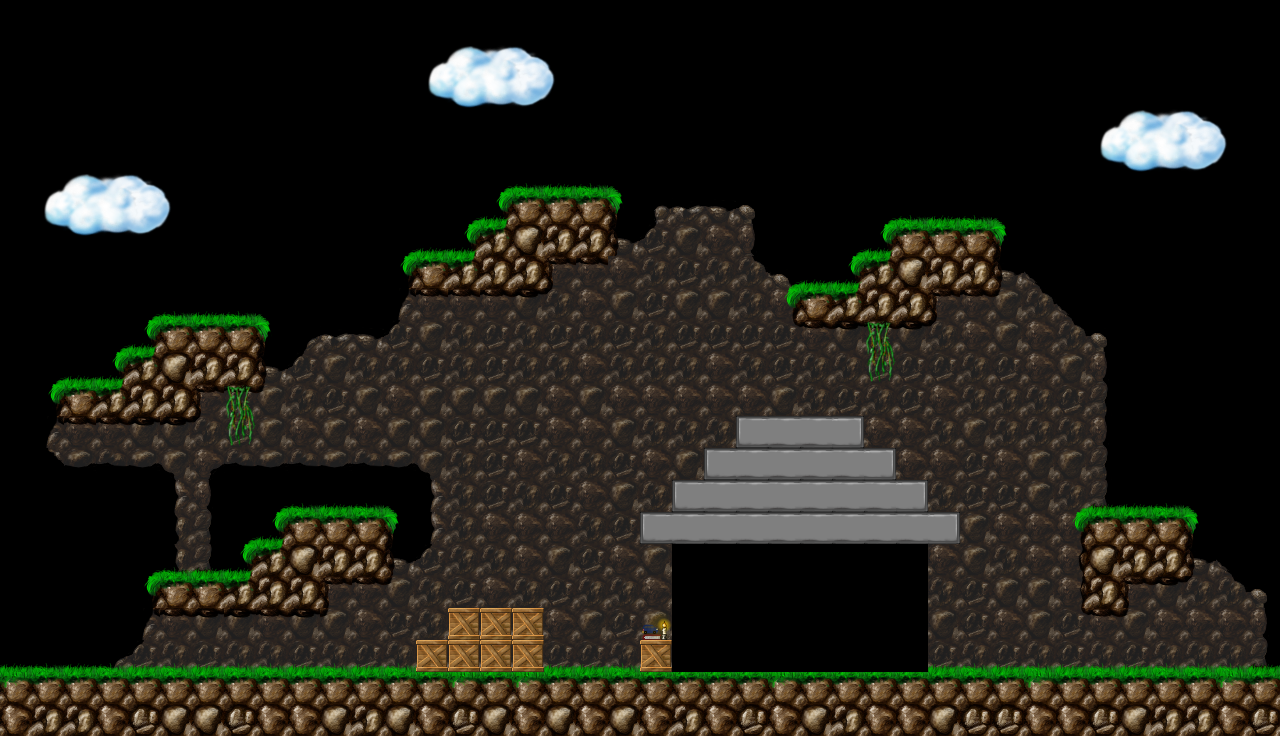

This is a level from a 2D game, rendered from its Tiled map with the project's own tilesets. A one-line summary and the complete map file follow:
An orthogonal 40x23 tile map with 32x32 px tiles, 1 tile layer (Tile Layer 1).

<map version="1.2" tiledversion="1.2.0" orientation="orthogonal" renderorder="right-down" width="40" height="23" tilewidth="32" tileheight="32" infinite="0" nextlayerid="2" nextobjectid="1">
 <tileset firstgid="1" source="tilemap.tsx" />
 <layer id="1" name="Tile Layer 1" width="40" height="23">
  <data encoding="csv">
0,0,0,0,0,0,0,0,0,0,0,0,0,0,0,0,0,0,0,0,0,0,0,0,0,0,0,0,0,0,0,0,0,0,0,0,0,0,0,0,
0,0,0,0,0,0,0,0,0,0,0,0,0,1269,1270,1271,1272,1273,0,0,0,0,0,0,0,0,0,0,0,0,0,0,0,0,0,0,0,0,0,0,
0,0,0,0,0,0,0,0,0,0,0,0,0,1333,3342,3343,3344,1337,0,0,0,0,0,0,0,0,0,0,0,0,0,0,0,0,0,0,0,0,0,0,
0,0,0,0,0,0,0,0,0,0,0,0,0,1397,1398,1399,1400,1401,0,0,0,0,0,0,0,0,0,0,0,0,0,0,0,0,1269,1270,1271,1272,1273,0,
0,0,0,0,0,0,0,0,0,0,0,0,0,0,0,0,0,0,0,0,0,0,0,0,0,0,0,0,0,0,0,0,0,0,1333,3342,3343,3344,1337,0,
0,1269,1270,1271,1272,1273,0,0,0,0,0,0,0,0,0,1558,1559,1560,1559,1561,0,0,0,0,0,0,0,0,0,0,0,0,0,0,1397,1398,1399,1400,1401,0,
0,1333,3342,3343,3344,1337,0,0,0,0,0,0,0,0,1558,1683,3428,3428,3428,1625,1298,1299,1300,1301,0,0,0,1558,1559,1560,1559,1561,0,0,0,0,0,0,0,0,
0,1397,1398,1399,1400,1401,0,0,0,0,0,0,1558,1560,1683,3364,3492,3555,3555,1425,1367,1364,1363,1365,0,0,1558,1683,3428,3428,3428,1625,0,0,0,0,0,0,0,0,
0,0,0,0,0,0,0,0,0,0,0,0,1622,3428,3364,3555,3555,1746,1879,1363,1427,1428,1427,1366,1813,1560,1683,3364,3492,3555,3555,1425,1431,0,0,0,0,0,0,0,
0,0,0,0,1558,1559,1560,1559,1561,0,0,0,1235,1879,1879,1879,1880,1881,1363,1364,1428,1364,1364,1427,1620,3428,3364,3555,3555,1746,1879,1681,1366,1431,0,0,0,0,0,0,
0,0,0,1558,1683,3428,3428,3428,1625,1430,1299,1300,1367,1364,1427,1428,1427,1428,1427,1428,1427,1428,1428,1428,1878,1879,1880,1432,1880,1881,1363,1364,1363,1366,1301,0,0,0,0,0,
0,1558,1560,1683,3364,3492,3555,3555,1425,1367,1364,1427,1427,1428,1427,1428,1427,1427,1363,1427,1427,1427,1363,1427,1428,1427,1427,1496,1428,1428,1427,1428,1363,1364,1365,0,0,0,0,0,
0,1622,3428,3364,3555,3555,1746,1432,1681,1427,1428,1364,1363,1364,1364,1364,1364,1363,1364,1363,1363,1363,1363,1363,1364,1427,1428,1427,1428,1363,1427,1427,1427,1428,1429,0,0,0,0,0,
0,1235,1879,1879,1880,1880,1881,1496,1364,1363,1364,1363,1364,1364,1428,1428,1428,1363,1363,1364,1427,1427,1427,3613,3614,3614,3615,1363,1363,1427,1364,1427,1427,1427,1365,0,0,0,0,0,
0,1494,1492,1491,1492,1303,1302,1491,1492,1491,1492,1491,1492,1303,1427,1428,1363,1427,1427,1428,1363,1364,3613,3614,3614,3614,3614,3615,1363,1363,1428,1363,1364,1364,1429,0,0,0,0,0,
0,0,0,0,0,1362,1365,0,1558,1559,1560,1559,1561,1362,1427,1428,1427,1428,1363,1364,1427,3613,3614,3614,3614,3614,3614,3614,3615,1427,1428,1428,1364,1556,1305,1560,1559,1561,0,0,
0,0,0,0,0,1426,1429,1558,1683,3428,3428,3428,1625,1362,1427,1363,1363,1363,1427,1428,3613,3614,3614,3614,3614,3614,3614,3614,3614,3615,1364,1363,1363,1620,3428,3428,3428,1625,0,0,
0,0,0,0,1558,1304,1305,1683,3364,3492,3555,3555,1425,1367,1427,1427,1363,1364,1428,1363,1364,2802,2866,2866,2866,2866,2866,2866,2738,1363,1364,1427,1363,1684,3492,3555,3555,1425,1431,0,
0,0,0,0,1622,3428,3428,3364,3555,3555,1746,1879,1681,1427,1428,1363,1427,1428,1427,1427,1363,2802,2678,2679,2866,2866,2678,2679,2738,1427,1428,1364,1364,1748,3555,1746,1880,1881,1366,1301,
0,0,0,0,1235,1879,1880,1880,1879,1880,1681,1363,1428,1427,3550,3550,3550,1363,1364,1428,1497,2802,2742,2743,1871,1872,2742,2743,2738,1364,1428,1363,1364,1878,1879,1681,1363,1363,1363,1365,
1560,1559,1560,1751,1688,1623,1624,1623,1623,1624,1623,1624,1623,3550,3550,3550,3550,1624,1624,1623,3550,2802,2866,2866,1935,1936,2866,2866,2738,1624,1623,1624,1623,1624,1623,1624,1623,1623,1623,1305,
3427,3428,3428,3428,3428,3428,3428,3428,3428,3428,3428,3428,3428,3428,3427,3428,3427,3428,3428,3428,3428,3428,3428,3428,3427,3428,3428,3428,3428,3428,3428,3428,3427,3428,3428,3428,3428,3428,3427,3428,
3491,3555,3555,3491,3556,3492,3492,3556,3491,3491,3492,3555,3492,3491,3556,3492,3491,3492,3491,3492,3491,3555,3491,3556,3491,3492,3555,3491,3491,3492,3556,3556,3491,3491,3556,3492,3555,3555,3491,3556
</data>
 </layer>
</map>
